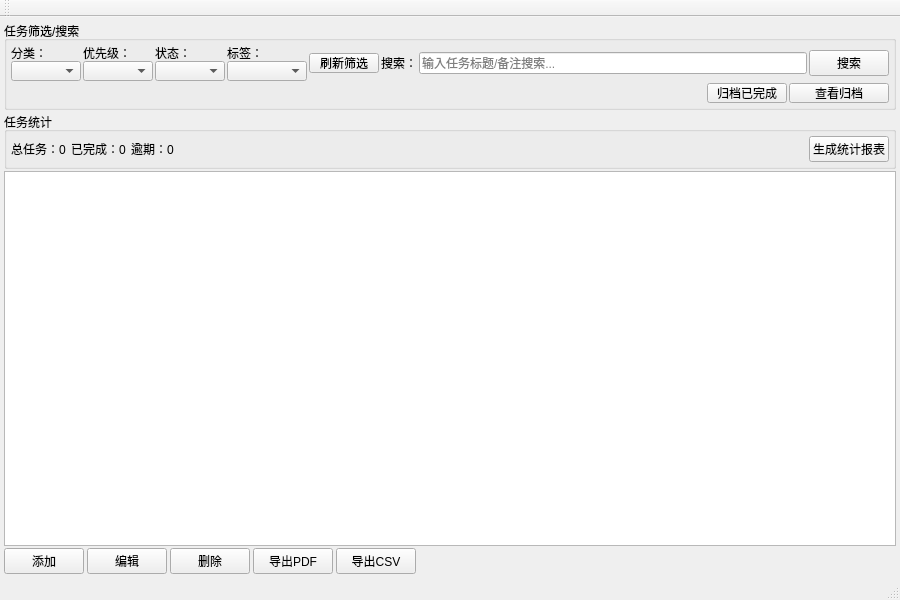
<?xml version="1.0" encoding="UTF-8"?>
<ui version="4.0">
 <class>MainWindow</class>
 <widget class="QMainWindow" name="MainWindow">
  <property name="geometry">
   <rect>
    <x>0</x>
    <y>0</y>
    <width>900</width>
    <height>600</height>
   </rect>
  </property>
  <property name="windowTitle">
   <string>任务管理系统</string>
  </property>
  <widget class="QWidget" name="centralWidget">
   <layout class="QVBoxLayout" name="verticalLayout_2">
    <item>
     <widget class="QGroupBox" name="groupBoxFilter">
      <property name="minimumSize">
       <size>
        <width>0</width>
        <height>80</height>
       </size>
      </property>
      <property name="title">
       <string>任务筛选/搜索</string>
      </property>
      <layout class="QVBoxLayout" name="verticalLayout_7">
       <item>
        <layout class="QHBoxLayout" name="horizontalLayout_6" stretch="0,0,0,0,0,1">
         <property name="spacing">
          <number>2</number>
         </property>
         <item>
          <layout class="QVBoxLayout" name="verticalLayout_3">
           <property name="spacing">
            <number>1</number>
           </property>
           <item>
            <widget class="QLabel" name="labelCategory">
             <property name="minimumSize">
              <size>
               <width>0</width>
               <height>15</height>
              </size>
             </property>
             <property name="text">
              <string>分类：</string>
             </property>
            </widget>
           </item>
           <item>
            <widget class="QComboBox" name="comboCategoryFilter">
             <property name="sizePolicy">
              <sizepolicy hsizetype="Fixed" vsizetype="Fixed">
               <horstretch>0</horstretch>
               <verstretch>0</verstretch>
              </sizepolicy>
             </property>
             <property name="minimumSize">
              <size>
               <width>70</width>
               <height>20</height>
              </size>
             </property>
             <property name="maximumSize">
              <size>
               <width>70</width>
               <height>20</height>
              </size>
             </property>
            </widget>
           </item>
          </layout>
         </item>
         <item>
          <layout class="QVBoxLayout" name="verticalLayout_4">
           <property name="spacing">
            <number>1</number>
           </property>
           <item>
            <widget class="QLabel" name="labelPriority">
             <property name="minimumSize">
              <size>
               <width>0</width>
               <height>15</height>
              </size>
             </property>
             <property name="text">
              <string>优先级：</string>
             </property>
            </widget>
           </item>
           <item>
            <widget class="QComboBox" name="comboPriorityFilter">
             <property name="sizePolicy">
              <sizepolicy hsizetype="Fixed" vsizetype="Fixed">
               <horstretch>0</horstretch>
               <verstretch>0</verstretch>
              </sizepolicy>
             </property>
             <property name="minimumSize">
              <size>
               <width>70</width>
               <height>20</height>
              </size>
             </property>
             <property name="maximumSize">
              <size>
               <width>70</width>
               <height>20</height>
              </size>
             </property>
            </widget>
           </item>
          </layout>
         </item>
         <item>
          <layout class="QVBoxLayout" name="verticalLayout_5">
           <property name="spacing">
            <number>1</number>
           </property>
           <item>
            <widget class="QLabel" name="labelStatus">
             <property name="minimumSize">
              <size>
               <width>0</width>
               <height>15</height>
              </size>
             </property>
             <property name="text">
              <string>状态：</string>
             </property>
            </widget>
           </item>
           <item>
            <widget class="QComboBox" name="comboStatusFilter">
             <property name="sizePolicy">
              <sizepolicy hsizetype="Fixed" vsizetype="Fixed">
               <horstretch>0</horstretch>
               <verstretch>0</verstretch>
              </sizepolicy>
             </property>
             <property name="minimumSize">
              <size>
               <width>70</width>
               <height>20</height>
              </size>
             </property>
             <property name="maximumSize">
              <size>
               <width>70</width>
               <height>20</height>
              </size>
             </property>
            </widget>
           </item>
          </layout>
         </item>
         <item>
          <layout class="QVBoxLayout" name="verticalLayout_8">
           <property name="spacing">
            <number>1</number>
           </property>
           <item>
            <widget class="QLabel" name="labelTag">
             <property name="minimumSize">
              <size>
               <width>0</width>
               <height>15</height>
              </size>
             </property>
             <property name="text">
              <string>标签：</string>
             </property>
            </widget>
           </item>
           <item>
            <widget class="QComboBox" name="comboTagFilter">
             <property name="sizePolicy">
              <sizepolicy hsizetype="Fixed" vsizetype="Fixed">
               <horstretch>0</horstretch>
               <verstretch>0</verstretch>
              </sizepolicy>
             </property>
             <property name="minimumSize">
              <size>
               <width>80</width>
               <height>20</height>
              </size>
             </property>
             <property name="maximumSize">
              <size>
               <width>80</width>
               <height>20</height>
              </size>
             </property>
            </widget>
           </item>
          </layout>
         </item>
         <item>
          <widget class="QPushButton" name="btnRefreshFilter">
           <property name="sizePolicy">
            <sizepolicy hsizetype="Fixed" vsizetype="Fixed">
             <horstretch>0</horstretch>
             <verstretch>0</verstretch>
            </sizepolicy>
           </property>
           <property name="minimumSize">
            <size>
             <width>70</width>
             <height>20</height>
            </size>
           </property>
           <property name="maximumSize">
            <size>
             <width>70</width>
             <height>20</height>
            </size>
           </property>
           <property name="text">
            <string>刷新筛选</string>
           </property>
          </widget>
         </item>
         <item>
          <layout class="QHBoxLayout" name="horizontalLayout_7">
           <property name="spacing">
            <number>2</number>
           </property>
           <item>
            <widget class="QLabel" name="labelSearch">
             <property name="text">
              <string>搜索：</string>
             </property>
            </widget>
           </item>
           <item>
            <widget class="QLineEdit" name="lineEditSearch">
             <property name="placeholderText">
              <string>输入任务标题/备注搜索...</string>
             </property>
            </widget>
           </item>
           <item>
            <widget class="QPushButton" name="btnSearch">
             <property name="text">
              <string>搜索</string>
             </property>
            </widget>
           </item>
          </layout>
         </item>
        </layout>
       </item>
       <item>
        <layout class="QHBoxLayout" name="horizontalLayout_8" stretch="0,0,0">
         <property name="spacing">
          <number>2</number>
         </property>
         <item>
          <spacer name="horizontalSpacer">
           <property name="orientation">
            <enum>Qt::Orientation::Horizontal</enum>
           </property>
           <property name="sizeType">
            <enum>QSizePolicy::Policy::Expanding</enum>
           </property>
           <property name="sizeHint" stdset="0">
            <size>
             <width>10</width>
             <height>20</height>
            </size>
           </property>
          </spacer>
         </item>
         <item>
          <widget class="QPushButton" name="btnArchiveCompleted">
           <property name="minimumSize">
            <size>
             <width>80</width>
             <height>20</height>
            </size>
           </property>
           <property name="text">
            <string>归档已完成</string>
           </property>
          </widget>
         </item>
         <item>
          <widget class="QPushButton" name="btnViewArchive">
           <property name="sizePolicy">
            <sizepolicy hsizetype="Fixed" vsizetype="Fixed">
             <horstretch>0</horstretch>
             <verstretch>0</verstretch>
            </sizepolicy>
           </property>
           <property name="minimumSize">
            <size>
             <width>100</width>
             <height>20</height>
            </size>
           </property>
           <property name="maximumSize">
            <size>
             <width>100</width>
             <height>20</height>
            </size>
           </property>
           <property name="text">
            <string>查看归档</string>
           </property>
          </widget>
         </item>
        </layout>
       </item>
      </layout>
     </widget>
    </item>
    <item>
     <widget class="QGroupBox" name="groupBoxStat">
      <property name="minimumSize">
       <size>
        <width>0</width>
        <height>40</height>
       </size>
      </property>
      <property name="title">
       <string>任务统计</string>
      </property>
      <layout class="QHBoxLayout" name="horizontalLayout_3">
       <property name="spacing">
        <number>5</number>
       </property>
       <item>
        <widget class="QLabel" name="labelTotal">
         <property name="text">
          <string>总任务：0</string>
         </property>
        </widget>
       </item>
       <item>
        <widget class="QLabel" name="labelCompleted">
         <property name="text">
          <string>已完成：0</string>
         </property>
        </widget>
       </item>
       <item>
        <widget class="QLabel" name="labelOverdue">
         <property name="text">
          <string>逾期：0</string>
         </property>
        </widget>
       </item>
       <item>
        <spacer name="horizontalSpacer_2">
         <property name="orientation">
          <enum>Qt::Orientation::Horizontal</enum>
         </property>
         <property name="sizeType">
          <enum>QSizePolicy::Policy::Expanding</enum>
         </property>
         <property name="sizeHint" stdset="0">
          <size>
           <width>40</width>
           <height>20</height>
          </size>
         </property>
        </spacer>
       </item>
       <item>
        <widget class="QPushButton" name="btnGenerateReport">
         <property name="text">
          <string>生成统计报表</string>
         </property>
        </widget>
       </item>
      </layout>
     </widget>
    </item>
    <item>
     <widget class="QTableView" name="tableViewTasks">
      <property name="selectionMode">
       <enum>QAbstractItemView::SelectionMode::SingleSelection</enum>
      </property>
      <property name="selectionBehavior">
       <enum>QAbstractItemView::SelectionBehavior::SelectRows</enum>
      </property>
      <attribute name="horizontalHeaderStretchLastSection">
       <bool>true</bool>
      </attribute>
     </widget>
    </item>
    <item>
     <layout class="QHBoxLayout" name="horizontalLayout_5">
      <property name="spacing">
       <number>3</number>
      </property>
      <item>
       <widget class="QPushButton" name="btnAdd">
        <property name="minimumSize">
         <size>
          <width>60</width>
          <height>25</height>
         </size>
        </property>
        <property name="text">
         <string>添加</string>
        </property>
       </widget>
      </item>
      <item>
       <widget class="QPushButton" name="btnEdit">
        <property name="minimumSize">
         <size>
          <width>60</width>
          <height>25</height>
         </size>
        </property>
        <property name="text">
         <string>编辑</string>
        </property>
       </widget>
      </item>
      <item>
       <widget class="QPushButton" name="btnDelete">
        <property name="minimumSize">
         <size>
          <width>60</width>
          <height>25</height>
         </size>
        </property>
        <property name="text">
         <string>删除</string>
        </property>
       </widget>
      </item>
      <item>
       <widget class="QPushButton" name="btnExportPdf">
        <property name="minimumSize">
         <size>
          <width>80</width>
          <height>25</height>
         </size>
        </property>
        <property name="text">
         <string>导出PDF</string>
        </property>
       </widget>
      </item>
      <item>
       <widget class="QPushButton" name="btnExportCsv">
        <property name="minimumSize">
         <size>
          <width>80</width>
          <height>25</height>
         </size>
        </property>
        <property name="text">
         <string>导出CSV</string>
        </property>
       </widget>
      </item>
      <item>
       <spacer name="horizontalSpacer_3">
        <property name="orientation">
         <enum>Qt::Orientation::Horizontal</enum>
        </property>
        <property name="sizeType">
         <enum>QSizePolicy::Policy::Expanding</enum>
        </property>
        <property name="sizeHint" stdset="0">
         <size>
          <width>40</width>
          <height>20</height>
         </size>
        </property>
       </spacer>
      </item>
     </layout>
    </item>
   </layout>
  </widget>
  <widget class="QMenuBar" name="menuBar">
   <property name="geometry">
    <rect>
     <x>0</x>
     <y>0</y>
     <width>900</width>
     <height>25</height>
    </rect>
   </property>
  </widget>
  <widget class="QToolBar" name="mainToolBar">
   <attribute name="toolBarArea">
    <enum>TopToolBarArea</enum>
   </attribute>
   <attribute name="toolBarBreak">
    <bool>false</bool>
   </attribute>
  </widget>
  <widget class="QStatusBar" name="statusBar"/>
 </widget>
 <layoutdefault spacing="2" margin="4"/>
 <resources/>
 <connections/>
</ui>
